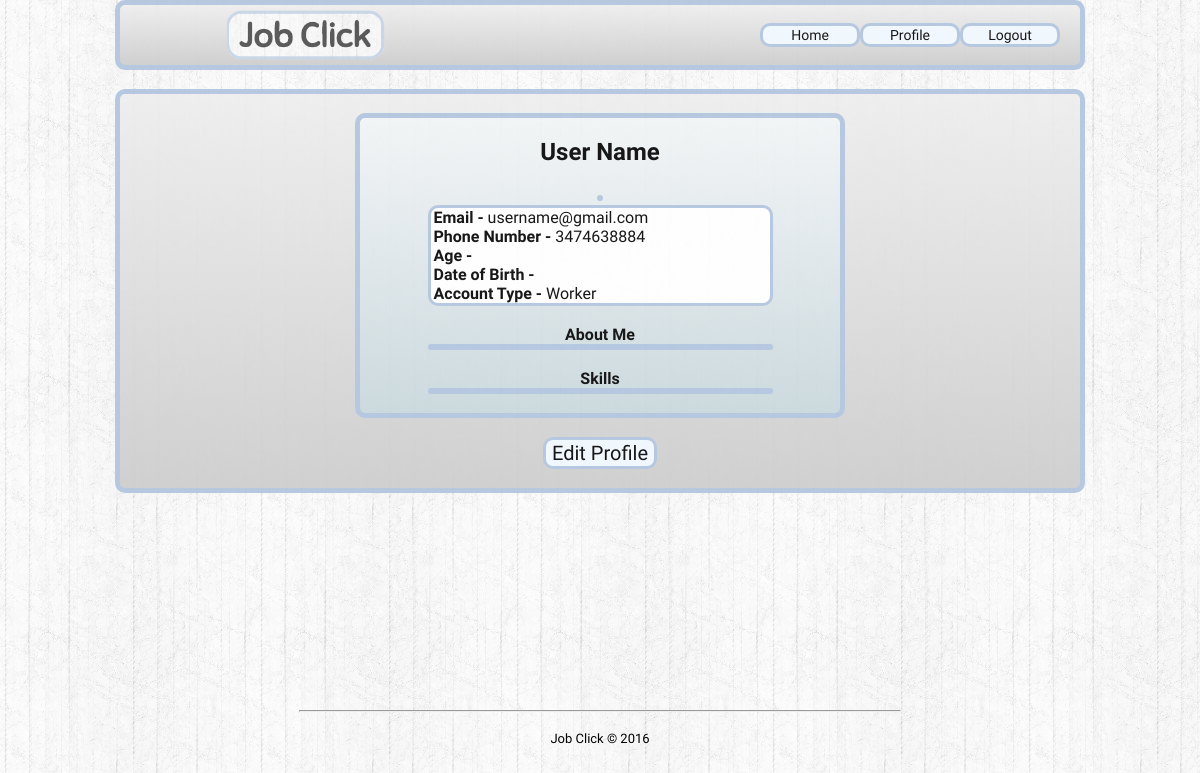
Screenshot of /JobClick/profile.php (signed in) with the database file from the repository.
### tables this page shows
CREATE TABLE `users` (
  `id` int(11) NOT NULL,
  `username` varchar(20) DEFAULT NULL,
  `password` varchar(20) DEFAULT NULL,
  `usertype` varchar(10) DEFAULT NULL,
  `email` varchar(40) DEFAULT NULL,
  `age` int(2) DEFAULT NULL,
  `dob` date DEFAULT NULL,
  `phonenumber` varchar(10) DEFAULT NULL,
  `firstname` varchar(25) DEFAULT NULL,
  `lastname` varchar(25) DEFAULT NULL,
  `aboutme` text,
  `skills` text,
  `imageurl` text
);

### JobClick/profile.php (the view, shortened to what this page needs)
<!DOCTYPE html>
<html>
<head>
	<link rel = "stylesheet" type = "text/css" href = "profile.css">
</head>
<body>
	<div id="header">
		<img id="logo" src="JobClickLogo.png">
		<div id="navmenu">
			<span><form  method="get" action="JobClickHome.php">
				<input type="submit" value="Home">
			</form>	</span>
			<span><form  method="get" action="profile.php">
				<input type="submit" value="Profile">
			</form>	</span>
			<span><form  method="get" action="logout.php">
				<input type="submit" value="Logout">
			</form>	</span>
		</div>
	</div>
	<br>
	<div id="main">
		<?php
			$connection = new mysqli("localhost", "alfonso222", "Ragnorok2", "jobclickdb");
			$query = mysqli_query($connection,"SELECT * FROM users WHERE id='".$_SESSION['user_id']."'");
			$user_row = mysqli_fetch_assoc($query);
			echo "<br><div id='profile'> <h2> ".$user_row ["firstname"]." ".$user_row ["lastname"]." </h2>
			<img src='".$user_row ["imageurl"]."' id = 'profilepic'>
				<div id ='container'>
					<b>Email -</b> ".$user_row ["email"]." <br>
					<b>Phone Number -</b> ".$user_row ["phonenumber"]." <br>
					<b>Age -</b> ".$user_row ["age"]." <br>
					<b>Date of Birth -</b> ".$user_row ["dob"]." <br>
					<b>Account Type -</b> ".$user_row ["usertype"]." <br>
				</div><br>
				<b>About Me</b>
				<div id='container2'>
					".$user_row ["aboutme"]."
				</div><br>
				<b>Skills</b>
				<div id='container2'>
					".$user_row ["skills"]."
				</div> <br>
			</div><br>";
		?>
		<form  method="post" action="editprofile.php">
			<input type="submit" value="Edit Profile" id ="edit">
		</form>
		<br>
	</div>
	<br><br><br><br><br><br><br><br><br><br><br>
	<div id="footer">
	<hr width="50%">
	<p><font size="2">Job Click &#169; 2016</font></p>
	</div>
</body>
</html>

### JobClick/profile.css (style rules this page uses)
body { background-image: url("whitewood.jpg"); font-family: Sniglet; margin:0; padding:0; height:100%; }
img#logo { height: 50px; position: relative; top: 50%; -webkit-transform: translateY(-50%); -ms-transform: translateY(-50%); transform: translateY(-50%); margin-left: 100px; }
div#header { margin: 0 auto; height: 60px; background: rgb(238,238,238); background: -moz-linear-gradient(top, rgba(238,238,238,1) 0%, rgba(204,204,204,1) 100%); background: -webkit-linear-gradient(top, rgba(238,238,238,1) 0%,rgba(204,204,204,1) 100%); background: linear-gradient(to bottom, rgba(238,238,238,1) 0%,rgba(204,204,204,1) 100%); filter: progid:DXImageTransform.Microsoft.gradient( startColorstr='#eeeeee', endColorstr='#cccccc',GradientType=0 ); left: 0; right: 0; width: 80%; border-radius: 10px; border: 5px solid #B0C4DE; opacity: 0.9; }
div#navmenu { width: 320px; float: right; position: relative; top: 50%; -webkit-transform: translateY(-50%); -ms-transform: translateY(-50%); transform: translateY(-50%); }
div#navmenu input { background-color: #F0F8FF; width: 100px; border: 3px solid #B0C4DE; font-size: 14px; float: left; -webkit-transition-duration: 0.4s; transition-duration: 0.4s; border-radius: 10px; font-family: Sniglet; }
div#main { background: rgb(238,238,238); background: -moz-linear-gradient(top, rgba(238,238,238,1) 0%, rgba(204,204,204,1) 100%); background: -webkit-linear-gradient(top, rgba(238,238,238,1) 0%,rgba(204,204,204,1) 100%); background: linear-gradient(to bottom, rgba(238,238,238,1) 0%,rgba(204,204,204,1) 100%); filter: progid:DXImageTransform.Microsoft.gradient( startColorstr='#eeeeee', endColorstr='#cccccc',GradientType=0 ); opacity: 0.9; border: 5px solid #B0C4DE; width: 80%; margin: 0 auto; border-radius: 10px; text-align:center; }
div#footer { bottom: 0px; width:100%; height:60px; text-align: center; }
div#profile { background: rgb(242,245,246); background: -moz-linear-gradient(top, rgba(242,245,246,1) 0%, rgba(227,234,237,1) 37%, rgba(200,215,220,1) 100%); background: -webkit-linear-gradient(top, rgba(242,245,246,1) 0%,rgba(227,234,237,1) 37%,rgba(200,215,220,1) 100%); background: linear-gradient(to bottom, rgba(242,245,246,1) 0%,rgba(227,234,237,1) 37%,rgba(200,215,220,1) 100%); filter: progid:DXImageTransform.Microsoft.gradient( startColorstr='#f2f5f6', endColorstr='#c8d7dc',GradientType=0 ); width: 50%; border: 5px solid #B0C4DE; margin: 0 auto; border-radius: 10px; }
img#profilepic { border: 3px solid #B0C4DE; border-radius: 10px; max-width:320px; max-height:240px; width: auto; height: auto; }
div#container { border: 3px solid #B0C4DE; border-radius: 10px; width: 70%; font-size: 16px; font-family: Sniglet; background-color: white; color: black; text-decoration: none; padding-left: 3px; margin: 0 auto; text-align: left; }
div#container2 { border: 3px solid #B0C4DE; border-radius: 10px; width: 70%; font-size: 16px; font-family: Sniglet; background-color: white; color: black; text-decoration: none; text-align: left; padding-left: 3px; margin: 0 auto; overflow-wrap: break-word; }
input#edit { background-color: #F0F8FF; border: 3px solid #B0C4DE; font-size: 20px; -webkit-transition-duration: 0.4s; transition-duration: 0.4s; border-radius: 10px; font-family: Sniglet; }

### rows the page displays
users: firstname "User", lastname "Name", email "username@gmail.com", phonenumber "3474638884", usertype "Worker"
